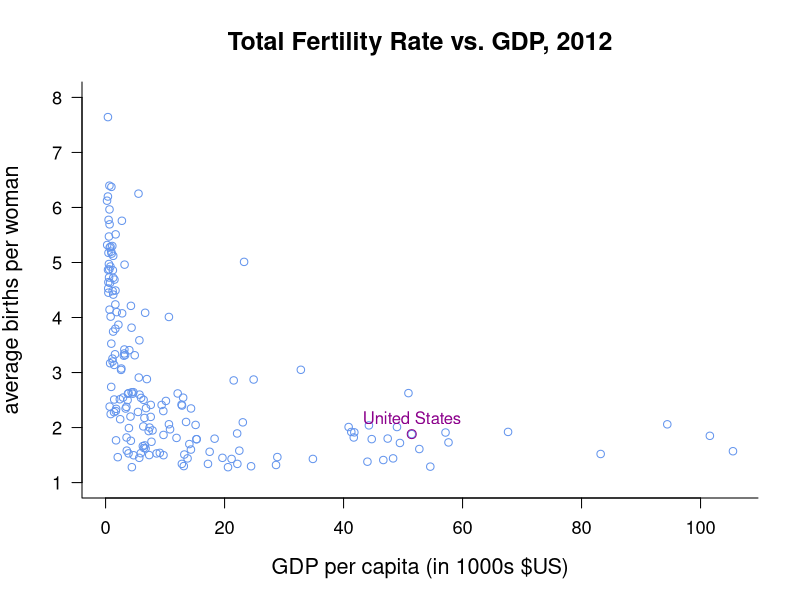

Here is the R script that generated this plot:
## ----scatterplotlabel, fig.width = 5, fig.height = 5----
# Scatterplot with one label
data <- read.csv("countries2012.csv")
plot(data$GDP/1000,data$TFR, xpd = TRUE, bty = "l",
     main = "Total Fertility Rate vs. GDP, 2012",
     xlab = "GDP per capita (in 1000s $US)",
     ylab = "average births per woman",
     ylim = c(1,8), cex.main = 1.5,
     cex.lab = 1.3, cex.axis = 1.1,
     col = "cornflowerblue", las = 1)
usdata <- data[data$COUNTRY=="United States",]
text (usdata$GDP/1000, usdata$TFR,
      labels = usdata$COUNTRY, pos = 3, col = "magenta4")
points (usdata$GDP/1000, usdata$TFR, cex = 1.2,
      col = "magenta4")

